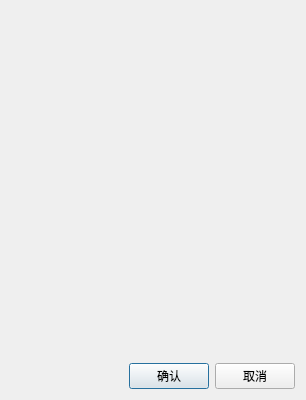
<?xml version="1.0" encoding="UTF-8"?>
<ui version="4.0">
 <class>DialogFracPerClass</class>
 <widget class="QDialog" name="DialogFracPerClass">
  <property name="geometry">
   <rect>
    <x>0</x>
    <y>0</y>
    <width>306</width>
    <height>400</height>
   </rect>
  </property>
  <property name="windowTitle">
   <string>DialogFracPer</string>
  </property>
  <layout class="QVBoxLayout" name="verticalLayout" stretch="10,1">
   <item>
    <widget class="WidgetFracPer" name="widget" native="true"/>
   </item>
   <item>
    <layout class="QHBoxLayout" name="horizontalLayout">
     <item>
      <spacer name="horizontalSpacer">
       <property name="orientation">
        <enum>Qt::Horizontal</enum>
       </property>
       <property name="sizeHint" stdset="0">
        <size>
         <width>40</width>
         <height>20</height>
        </size>
       </property>
      </spacer>
     </item>
     <item>
      <widget class="QPushButton" name="pushButtonsure">
       <property name="text">
        <string>确认</string>
       </property>
      </widget>
     </item>
     <item>
      <widget class="QPushButton" name="pushButtonclose">
       <property name="text">
        <string>取消</string>
       </property>
      </widget>
     </item>
    </layout>
   </item>
  </layout>
 </widget>
 <layoutdefault spacing="6" margin="11"/>
 <customwidgets>
  <customwidget>
   <class>WidgetFracPer</class>
   <extends>QWidget</extends>
   <header>widgetfracper.h</header>
   <container>1</container>
  </customwidget>
 </customwidgets>
 <resources/>
 <connections/>
</ui>
